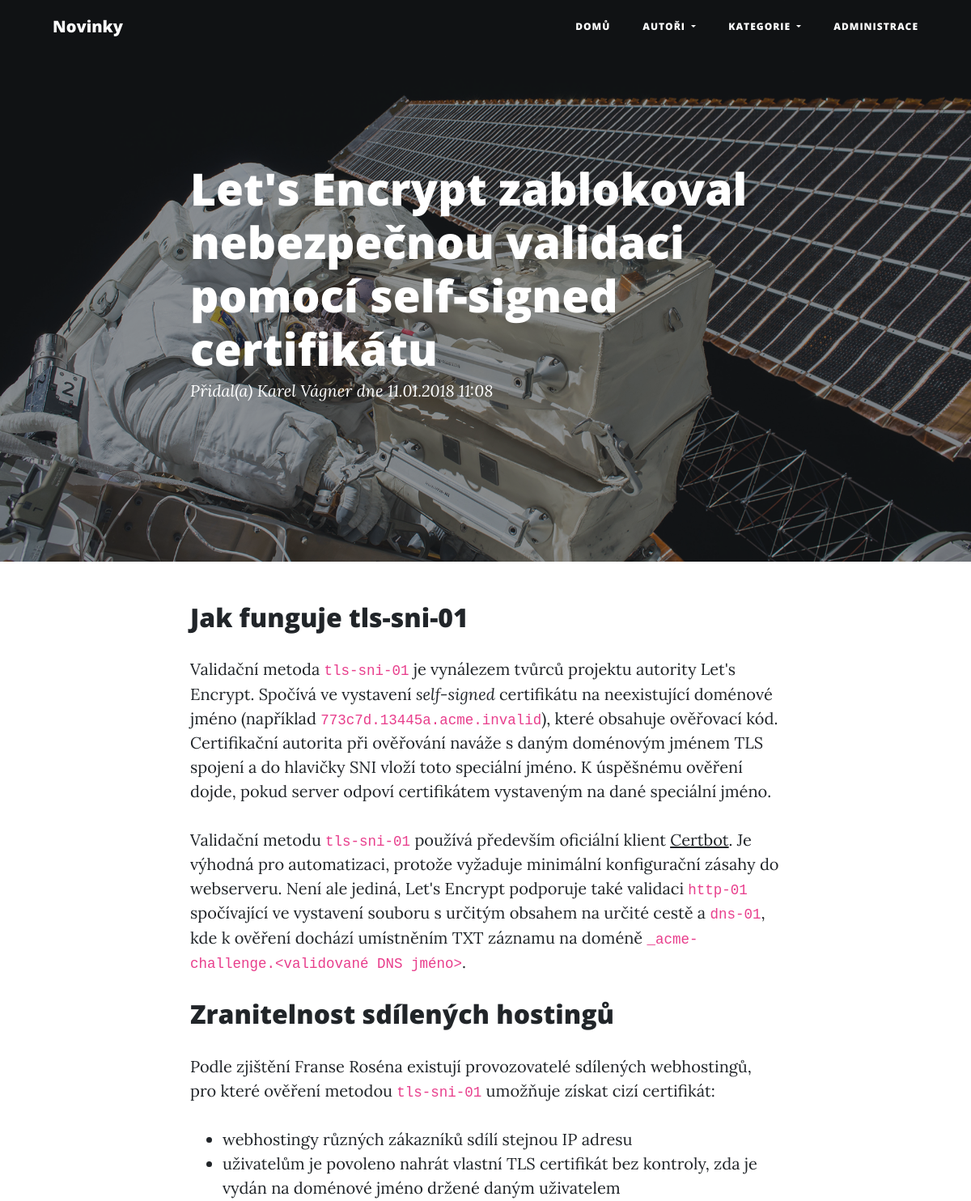
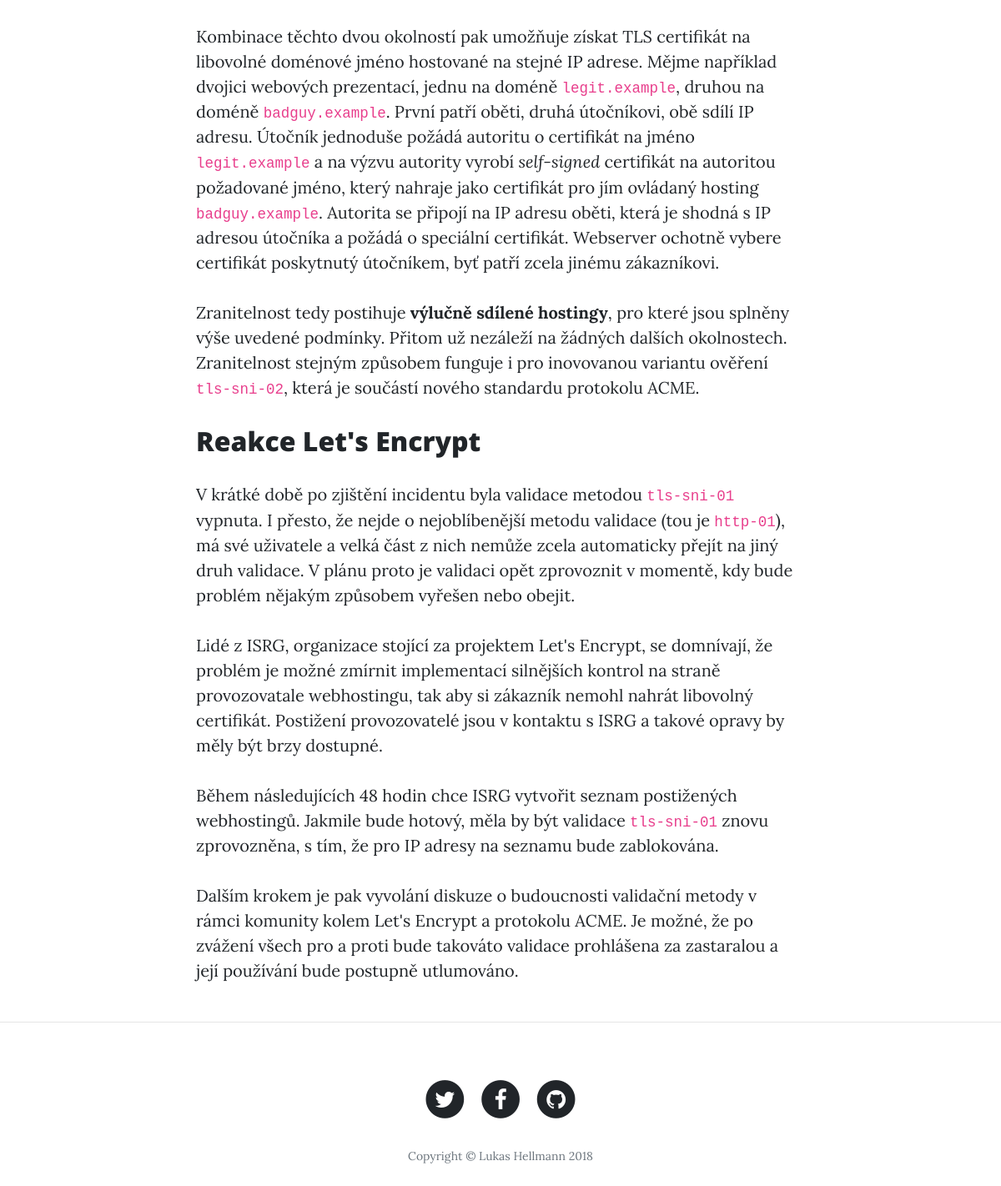
Page /article.php?id_article=1 on the committed database (2 pictures, top to bottom).
### tables this page shows
CREATE TABLE `article` (
  `id` int(10) UNSIGNED NOT NULL,
  `author_id` int(11) NOT NULL,
  `category_id` int(11) NOT NULL,
  `title` varchar(150) NOT NULL,
  `perex` text NOT NULL,
  `text` text NOT NULL,
  `created_at` timestamp NOT NULL DEFAULT CURRENT_TIMESTAMP
);

### model/Database.php (called while the page is built, shortened)
<?php
class Database {
    private $conn;
    function __construct() {
        try {
            $this->conn = new PDO("mysql:host=" . self::HOST . ";dbname=" . self::DBNAME, self::USER, self::PASSWORD);
            $this->conn->query('SET NAMES utf8');
        } catch (Exception $e) {
            die('Chyba připojení k databázi');
        }
    }
    function selectOne($query, $params = []) {
        return $this->execute($query, $params)->fetch();
    }
    private function execute($query, $data = []) {
        $stmt = $this->conn->prepare($query);
        $result = $stmt->execute($data);
        return $stmt;
    }
}

### model/GeneralRepository.php (called while the page is built, shortened)
<?php
    abstract class GeneralRepository {
        public function __construct(Database $db) {
            $this->db = $db;
        }
        protected final function setSql($sql) {
            $this->sql = $sql;
        }
    }
?>

### model/ArticleRepository.php (called while the page is built, shortened)
<?php
    require_once 'GeneralRepository.php';
    class ArticleRepository extends GeneralRepository {
        public function getByID(int $id) {
            $sql = $this->sql." where ar.id = :id";
            $data = array(":id" => $id);
            return $this->db->SelectOne($sql, $data);
        }
    }
?>

### article.php (the view, shortened to what this page needs)
<?php
    require_once 'model/ArticleRepository.php';
    require_once 'model/Database.php';
    $db = new Database();
    $rep_article = new ArticleRepository($db);
    $id_article = (int)($_GET['id_article']);
    $article = $rep_article->getByID($id_article);
    require_once 'layout.html';
?>
<?= $head ?>
<body>
    <?= $nav ?>
    <header class="masthead" style="background-image: url('img/post-bg.jpg')">
      <div class="overlay"></div>
      <div class="container">
        <div class="row">
          <div class="col-lg-8 col-md-10 mx-auto">
            <div class="post-heading">
              <h1><?= $article['title'] ?></h1>
              <span class="meta">Přidal(a)
                <a href="#"><?= $article['author'] ?></a>
                dne <?= $article['date'] ?></span>
            </div>
          </div>
        </div>
      </div>
    </header>
    <article>
      <div class="container">
        <div class="row">
          <div class="col-lg-8 col-md-10 mx-auto">
            <?= $article['text'] ?>
            </div>
        </div>
      </div>
    </article>
    <?= $foot ?>
</body>
</html>

### rows in the picture
article: title "Let's Encrypt zablokoval nebezpečnou validaci pomocí self-signed certifikátu", text "Jak funguje tls-sni-01 Validační metoda tls-sni-01 je vynálezem tvůrců projektu autority Let's Encrypt. Spočívá ve vystavení self-signed certifikátu na neexistující doménové jméno (například 773c7d.13445a.acme.invalid ), které obsahuje ověřovací kód. Certifikační autorita při ověřování naváže s daným doménovým jménem TLS spojení a do hlavičky SNI vloží toto speciální jméno. K úspěšnému ověření dojde, pokud server odpoví certifikátem vystaveným na dané speciální jméno. Validační metodu tls-sni-01 používá především oficiální klient Certbot . Je výhodná pro automatizaci, protože vyžaduje minimální konfigurační zásahy do webserveru. Není ale jediná, Let's Encrypt podporuje také validaci http-01…"

### other values in the picture
$nav "Novinky DOMŮ AUTOŘI KATEGORIE ADMINISTRACE"
$article['author'] "Karel Vágner"
$article['date'] "11.01.2018 11:08"
$foot "Copyright © Lukas Hellmann 2018"
